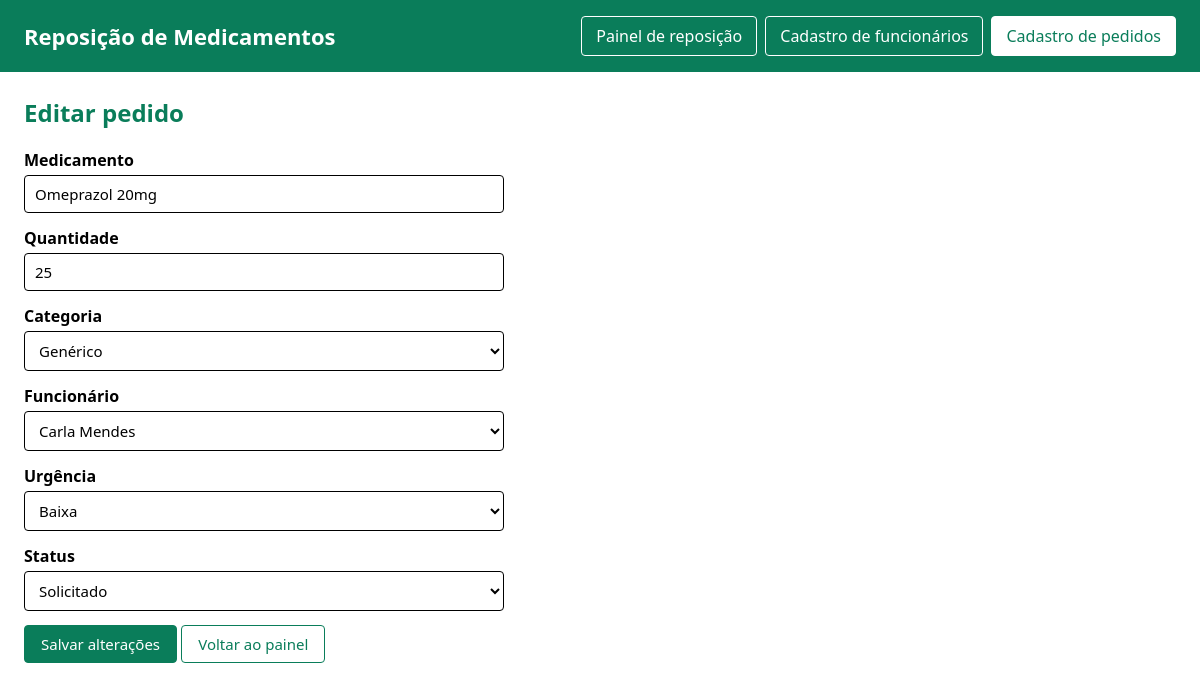
The page /code/pedidos.php?id=6 on the database its author committed.
### tables this page shows
CREATE TABLE pedido_reposicao (
    id_pedido        INT          NOT NULL AUTO_INCREMENT,
    id_funcionario   INT          NOT NULL,
    medicamento      VARCHAR(100) NOT NULL,
    quantidade       INT          NOT NULL,
    categoria        VARCHAR(20)  NOT NULL,
    urgencia         ENUM('baixa', 'media', 'alta') NOT NULL,
    data_solicitacao DATETIME     NOT NULL DEFAULT CURRENT_TIMESTAMP,
    status           ENUM('solicitado', 'em_separacao', 'recebido') NOT NULL DEFAULT 'solicitado',
    CONSTRAINT pk_pedido_reposicao PRIMARY KEY (id_pedido),
    CONSTRAINT fk_pedido_funcionario FOREIGN KEY (id_funcionario)
        REFERENCES funcionario (id_funcionario)
        ON UPDATE CASCADE
        ON DELETE RESTRICT,
    CONSTRAINT ck_pedido_quantidade CHECK (quantidade > 0)
);

CREATE TABLE funcionario (
    id_funcionario INT          NOT NULL AUTO_INCREMENT,
    nome           VARCHAR(100) NOT NULL,
    email          VARCHAR(150) NOT NULL,
    CONSTRAINT pk_funcionario PRIMARY KEY (id_funcionario),
    CONSTRAINT uk_funcionario_email UNIQUE (email)
);

### code/includes/exibicao.php (called while the page is built, shortened)
<?php
function escaparHtml($texto)
{
    return htmlspecialchars((string) $texto, ENT_QUOTES, 'UTF-8');
}

### code/includes/pedido.php (called while the page is built, shortened)
<?php
function pedidoVazio()
{
    return [
        'medicamento' => '',
        'quantidade' => '',
        'categoria' => '',
        'id_funcionario' => '',
        'urgencia' => '',
        'status' => 'solicitado',
    ];
}
function buscarPedidoPorId(PDO $pdo, $idPedido)
{
    $consulta = $pdo->prepare('SELECT * FROM pedido_reposicao WHERE id_pedido = ?');
    $consulta->execute([$idPedido]);
    return $consulta->fetch();
}

### code/includes/funcionario.php (called while the page is built, shortened)
<?php
function listarFuncionariosPorNome(PDO $pdo)
{
    return $pdo->query('SELECT id_funcionario, nome, email FROM funcionario ORDER BY nome')->fetchAll();
}

### code/pedidos.php (the view, shortened to what this page needs)
<?php
require 'includes/conexao.php';
require 'includes/exibicao.php';
require 'includes/funcionario.php';
require 'includes/pedido.php';
$idPedidoEmEdicao = filter_input(INPUT_GET, 'id', FILTER_VALIDATE_INT) ?: null;
$editando = $idPedidoEmEdicao !== null;
$titulo = $editando ? 'Editar pedido' : 'Cadastro de pedidos';
$pedido = pedidoVazio();
if ($editando) {
    $pedidoSalvo = buscarPedidoPorId($pdo, $idPedidoEmEdicao);
    $pedido = array_merge($pedido, $pedidoSalvo);
}
$funcionarios = listarFuncionariosPorNome($pdo);
require 'includes/cabecalho.php';
?>
<h2><?= escaparHtml($titulo) ?></h2>
<form method="post" class="formulario">
    <label>
        Medicamento
        <input type="text" name="medicamento" maxlength="100" required value="<?= escaparHtml($pedido['medicamento']) ?>">
    </label>
    <label>
        Quantidade
        <input type="number" name="quantidade" min="1" step="1" required value="<?= escaparHtml($pedido['quantidade']) ?>">
    </label>
    <label>
        Categoria
        <select name="categoria" required>
            <?php foreach (CATEGORIAS as $valor => $rotulo): ?>
                <option value="<?= escaparHtml($valor) ?>" <?= $pedido['categoria'] === $valor ? 'selected' : '' ?>><?= escaparHtml($rotulo) ?></option>
            <?php endforeach; ?>
        </select>
    </label>
    <label>
        Funcionário
        <select name="id_funcionario" required>
            <?php foreach ($funcionarios as $funcionario): ?>
                <option value="<?= escaparHtml($funcionario['id_funcionario']) ?>" <?= (string) $pedido['id_funcionario'] === (string) $funcionario['id_funcionario'] ? 'selected' : '' ?>>
                    <?= escaparHtml($funcionario['nome']) ?>
                </option>
            <?php endforeach; ?>
        </select>
    </label>
    <label>
        Urgência
        <select name="urgencia" required>
            <?php foreach (URGENCIAS as $valor => $rotulo): ?>
                <option value="<?= escaparHtml($valor) ?>" <?= $pedido['urgencia'] === $valor ? 'selected' : '' ?>><?= escaparHtml($rotulo) ?></option>
            <?php endforeach; ?>
        </select>
    </label>
    <?php if ($editando): ?>
        <label>
            Status
            <select name="status" required>
                <?php foreach (STATUS as $valor => $rotulo): ?>
                    <option value="<?= escaparHtml($valor) ?>" <?= $pedido['status'] === $valor ? 'selected' : '' ?>><?= escaparHtml($rotulo) ?></option>
                <?php endforeach; ?>
            </select>
        </label>
    <?php endif; ?>
    <div>
        <button type="submit" class="botao"><?= $editando ? 'Salvar alterações' : 'Salvar' ?></button>
        <?php if ($editando): ?>
            <a href="index.php" class="botao botao-secundario">Voltar ao painel</a>
        <?php endif; ?>
    </div>
</form>
<?php require 'includes/rodape.php'; ?>

### code/css/estilo.css (style rules this page uses)
:root { --branco: #FFFFFF; --verde: #0A7D5A; --preto: #000000; }
* { box-sizing: border-box; }
body { margin: 0; font-family: 'Segoe UI', sans-serif; background: var(--branco); color: var(--preto); }
h2 { color: var(--verde); margin-top: 0; }
.formulario { max-width: 480px; display: flex; flex-direction: column; gap: 14px; }
.formulario label { display: flex; flex-direction: column; gap: 4px; font-weight: 600; }
.formulario input, .formulario select { font-family: inherit; font-size: 15px; padding: 8px 10px; border: 1px solid var(--preto); border-radius: 4px; background: var(--branco); color: var(--preto); }
.botao { font-family: inherit; font-size: 15px; padding: 8px 16px; border: 1px solid var(--verde); border-radius: 4px; background: var(--verde); color: var(--branco); cursor: pointer; text-decoration: none; display: inline-block; }
.botao-secundario { background: var(--branco); color: var(--verde); }

### rows shown on the page
pedido_reposicao: medicamento "Omeprazol 20mg", quantidade "25", categoria "Genérico", id_funcionario "Carla Mendes", urgencia "Baixa", status "Solicitado"

### other values the page prints
escaparHtml($titulo) "Editar pedido"
